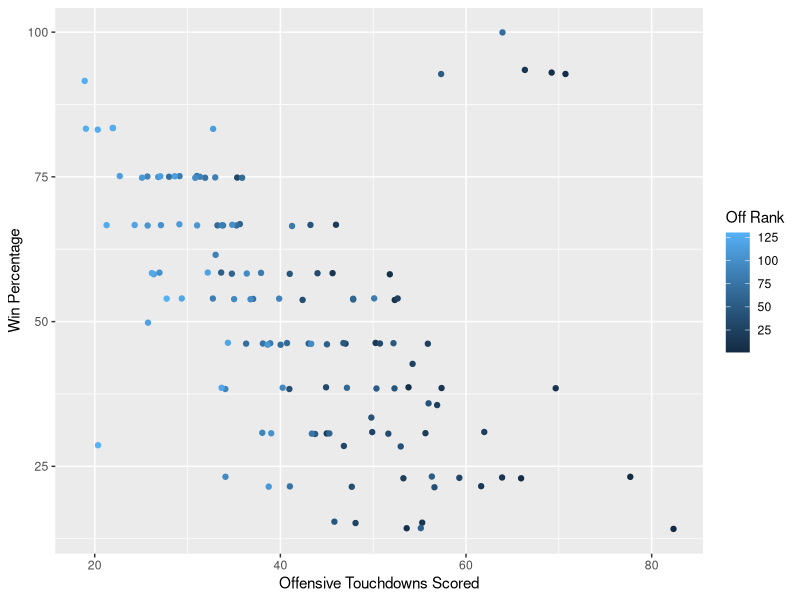
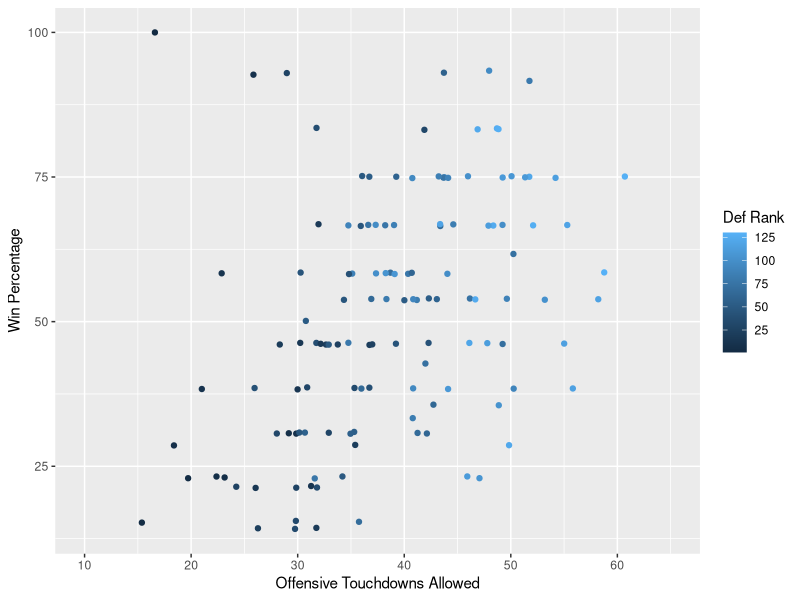
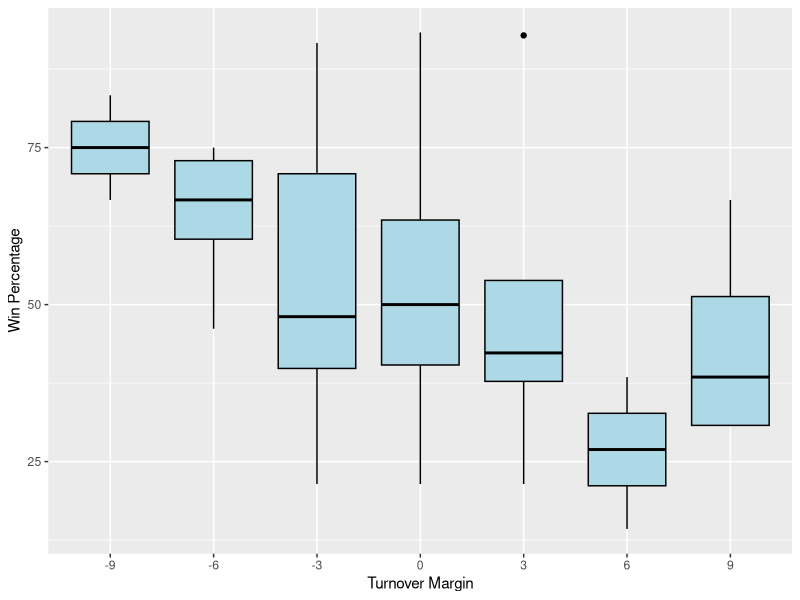

These figures' R source, in order:
# ---------------------------------------------------------
# 2023 College Football Win Predictors
# Author: Quinn Brennan
# Description:
#   This script analyzes 2023 NCAA football team data to
#   evaluate whether offensive or defensive performance
#   better predicts win percentage using linear regression
#   and data visualization.
# ---------------------------------------------------------

# Load libraries
library(tidyverse)
library(broom)

# Read and inspect data
# Make sure the cfb23.csv file is in the same folder as this script before running
cfb23 <- read_csv("cfb23.csv")
glimpse(cfb23)


# ---------------------------------------------------------
# Data cleaning and feature engineering
# ---------------------------------------------------------

# Separate win-loss record
cfb23 <- cfb23 %>% 
  separate('Win-Loss', c('win', 'loss'), sep = '-', convert = TRUE, remove = FALSE)

# Convert relevant features to numeric
features <- c("Off Yards per Game", 
              "Off TDs", 
              "Points Per Game", 
              "Yards Per Game Allowed", 
              "Total TDs Allowed", 
              "Penalty Yards Per Game", 
              "Avg Points per Game Allowed",
              "win",
              "Off Rank",
              "Def Rank",
              "Off TDs Allowed",
              "Turnover Margin",
              "Games")

cfb23 <- cfb23 %>%
  mutate(across(all_of(features), as.numeric))

# Create win percentage
cfb23 <- cfb23 %>%
  mutate(win_percentage = (win / Games) * 100)


# ---------------------------------------------------------
# Offensive touchdowns vs win percentage
# ---------------------------------------------------------

cfb23 %>% 
  filter(! is.na(`Off Rank`)) %>% 
  ggplot(aes(`Off TDs`, win_percentage, color = `Off Rank`))+
  geom_jitter()+
  labs(y = "Win Percentage",
       x = "Offensive Touchdowns Scored")

# Linear model
offensive_mod <- lm(win_percentage ~ `Off TDs`, data = cfb23)
tidy(offensive_mod)
glance(offensive_mod)


# ---------------------------------------------------------
# Defensive touchdowns allowed vs win percentage
# ---------------------------------------------------------

cfb23 %>% 
  filter(! is.na(`Def Rank`)) %>% 
  ggplot(aes(`Off TDs Allowed`, win_percentage, color = `Def Rank`))+
  geom_jitter()+
  scale_x_continuous(limits = c(10, 65), breaks = seq(10, 65, by = 10))+
  labs(y = "Win Percentage",
       x = "Offensive Touchdowns Allowed")

# Linear model
defense_mod <- lm(win_percentage ~ `Off TDs Allowed`, data = cfb23)
tidy(defense_mod)
glance(defense_mod)


# ---------------------------------------------------------
# Offensive and defensive yardage model
# ---------------------------------------------------------

yardage_mod <- lm(win_percentage ~ `Off Yards per Game` + `Yards Per Game Allowed`, data = cfb23)
tidy(yardage_mod)
glance(yardage_mod)


# ---------------------------------------------------------
# Turnover margin analysis
# ---------------------------------------------------------

cfb23 %>% 
  filter(! is.na(`Turnover Margin`), `Turnover Margin` %in% c(-9,-6,-3,0,3,6,9)) %>%
  ggplot(aes(as.factor(`Turnover Margin`), win_percentage)) +
  geom_boxplot(fill = "lightblue", color = "black")+
  labs(y = "Win Percentage",
       x = "Turnover Margin")

# Linear model
turnover_mod <- lm(win_percentage ~ `Turnover Margin`, data = cfb23)
tidy(turnover_mod)

glance(turnover_mod)
